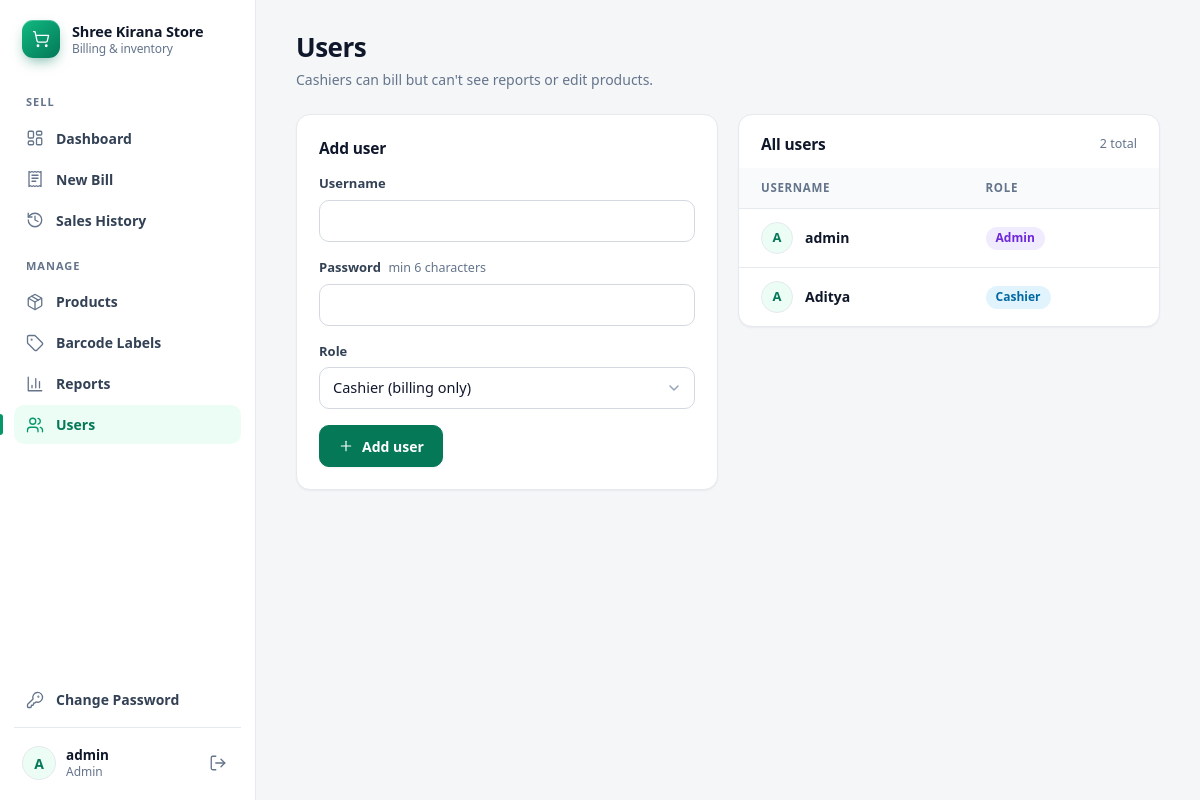
The app's page /users (signed in) with its own data.
### tables this page shows
CREATE TABLE users (
    id INTEGER PRIMARY KEY AUTOINCREMENT,
    username TEXT UNIQUE NOT NULL,
    password_hash TEXT NOT NULL,
    role TEXT NOT NULL DEFAULT 'cashier'      -- 'admin' or 'cashier'
);

### app.py (the view, shortened to what this page needs)
@app.route("/users", methods=["GET", "POST"])
@login_required
@admin_required
def users():
    db = get_db()
    return render_template("users.html", users=db.execute("SELECT id,username,role FROM users").fetchall())

### app.py (called while the page is built)
def login_required(view):
    @wraps(view)
    def wrapper(*args, **kwargs):
        if "user_id" not in session:
            if request.path.startswith("/api/"):
                return jsonify(error="Please login again"), 401
            return redirect(url_for("login"))
        return view(*args, **kwargs)
    return wrapper

def admin_required(view):
    @wraps(view)
    def wrapper(*args, **kwargs):
        if session.get("role") != "admin":
            flash("Only admin can open that page.", "error")
            return redirect(url_for("dashboard"))
        return view(*args, **kwargs)
    return wrapper

@app.context_processor
def inject_globals():
    return dict(SHOP_NAME=SHOP_NAME, SHOP_ADDRESS=SHOP_ADDRESS,
                SHOP_PHONE=SHOP_PHONE, SHOP_GSTIN=SHOP_GSTIN)

### db.py (called while the page is built)
def get_db():
    if "db" not in g:
        g.db = sqlite3.connect(DB_PATH)
        g.db.row_factory = sqlite3.Row
    return g.db

### templates/users.html (shortened to what this page needs)
{% extends "base.html" %}
{% from "_icons.html" import icon %}
{% block content %}
<div class="page-head">
  <div>
    <h1>Users</h1>
    <p class="sub">Cashiers can bill but can't see reports or edit products.</p>
  </div>
</div>
<div class="grid2">
  <div class="card">
    <h2>Add user</h2>
    <form method="post">
      <div class="field"><label for="username">Username</label><input id="username" name="username" required></div>
      <div class="field"><label for="password">Password <small>min 6 characters</small></label><input id="password" name="password" type="password" required minlength="6"></div>
      <div class="field"><label for="role">Role</label>
        <select id="role" name="role"><option value="cashier">Cashier (billing only)</option><option value="admin">Admin (everything)</option></select></div>
      <button class="btn primary">{{ icon('plus', 16) }} Add user</button>
    </form>
  </div>
  <div class="card flush">
    <div class="card-head"><h2>All users</h2><span class="hint">{{ users|length }} total</span></div>
    <table>
      <tr><th>Username</th><th>Role</th></tr>
      {% for u in users %}<tr><td><div class="user-row"><span class="avatar">{{ u.username[0]|upper }}</span><span class="cell-main">{{ u.username }}</span></div></td><td><span class="badge {{ u.role }}">{{ u.role|capitalize }}</span></td></tr>{% endfor %}
    </table>
  </div>
</div>
{% endblock %}

### records on screen
users: username "A", username "admin", role "Admin"
users: username "A", username "Aditya", role "Cashier"

### other values on screen
{{ SHOP_NAME }} "Shree Kirana Store"
{{ (session.username or '?')[0]|upper }} "A"
{{ session.username }} "admin"
{{ session.role|capitalize }} "Admin"
{{ users|length }} "2"
